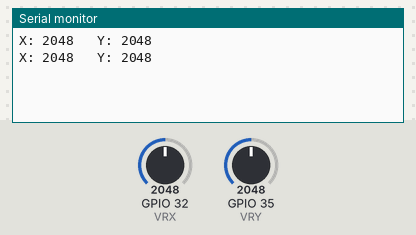
Bench run of a sketch on a simulated ESP32. Parts: the last lines printed to the serial monitor. The inputs (shaded band) are chosen by the test bench; at power-on: GPIO 32 (VRX) = 2048, GPIO 35 (VRY) = 2048.

Above: at 1.8 s.
1.9 s: GPIO 32 (VRX) set to 2866
At 2.7 s:
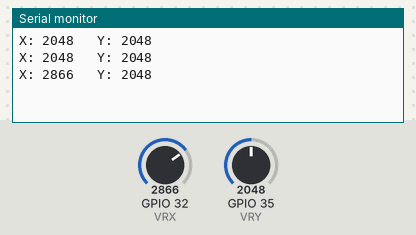
3.4 s: GPIO 35 (VRY) set to 2866
At 4.7 s:
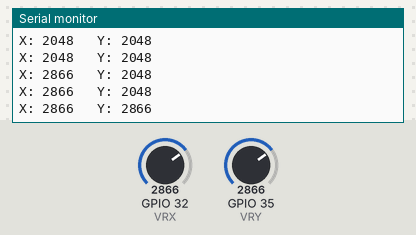
4.9 s: GPIO 32 (VRX) set to 3603
At 5.8 s:
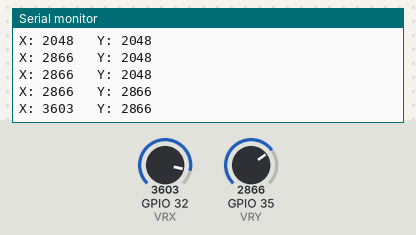
6.4 s: GPIO 35 (VRY) set to 3603
At 7.7 s:
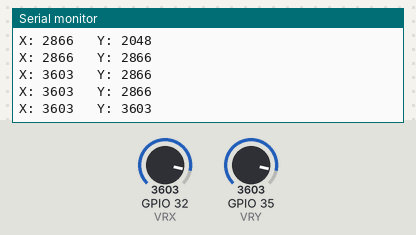
Timing chart, 0 to 8.9 s (numbered marks = the images above; inputs shaded):
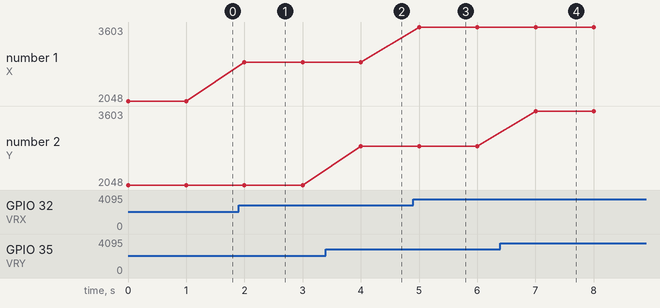

Measured:
- after the input at 1.9 s, the serial monitor: prints a new line after 0.10 s (image 1)
- after the input at 3.4 s, the serial monitor: prints a new line after 0.60 s (image 2)
- after the input at 4.9 s, the serial monitor: prints a new line after 0.10 s (image 3)
- after the input at 6.4 s, the serial monitor: prints a new line after 0.60 s (image 4)
- plotted number 1: 2048 → 2866 after the input at 1.9 s, 2866 → 3603 after the input at 4.9 s

The sketch:

7_Joystick.ino
```cpp
//INFORMACJE PODSTAWOWE
//Program: Obsluga joysticka
//Autor: Paweł Bartkiewicz
//mail: 15g.pawel.bart@gmail.com

//INFORMACJE DODATKOWE
// zwraca wartosci 0-4095 w kazdej osi
// w pozycji spoczynkowej zwraca okolo 1930

//Joystick 3.3 V
//wyprowadzenia VRX i VRY musza byc
//podlaczone do pinow ADC (np. 32, 35)

#define VRX 32
#define VRY 35

void setup() {

  Serial.begin(115200);
  pinMode(VRX, INPUT);
  pinMode(VRY, INPUT);
}

void loop() {

  int x = analogRead(VRX);
  int y = analogRead(VRY);

  Serial.print("X: ");
  Serial.print(x);
  Serial.print("   Y: ");
  Serial.println(y);
  delay(1000);
}
```
